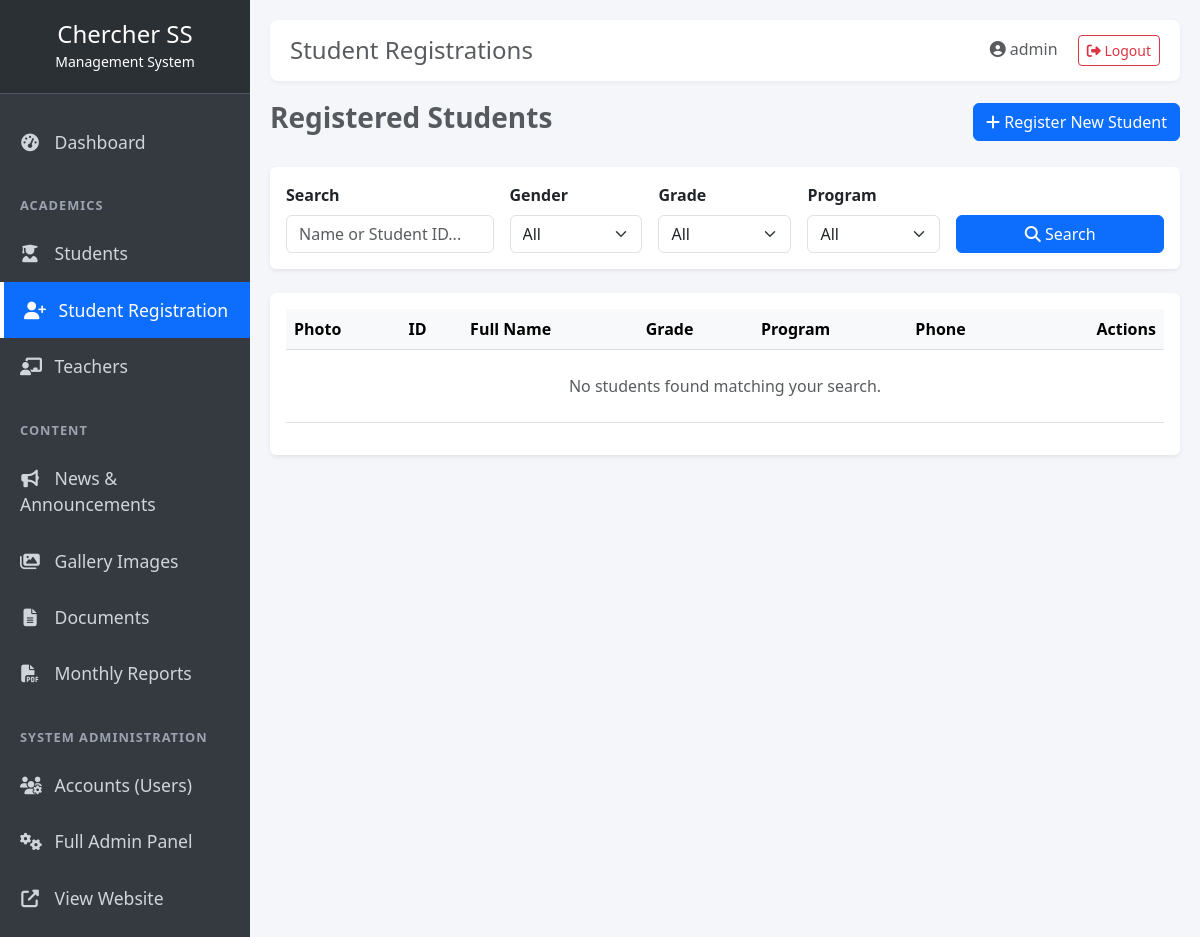
Page /dashboard/registrations/ (signed in) on the earlier database version.
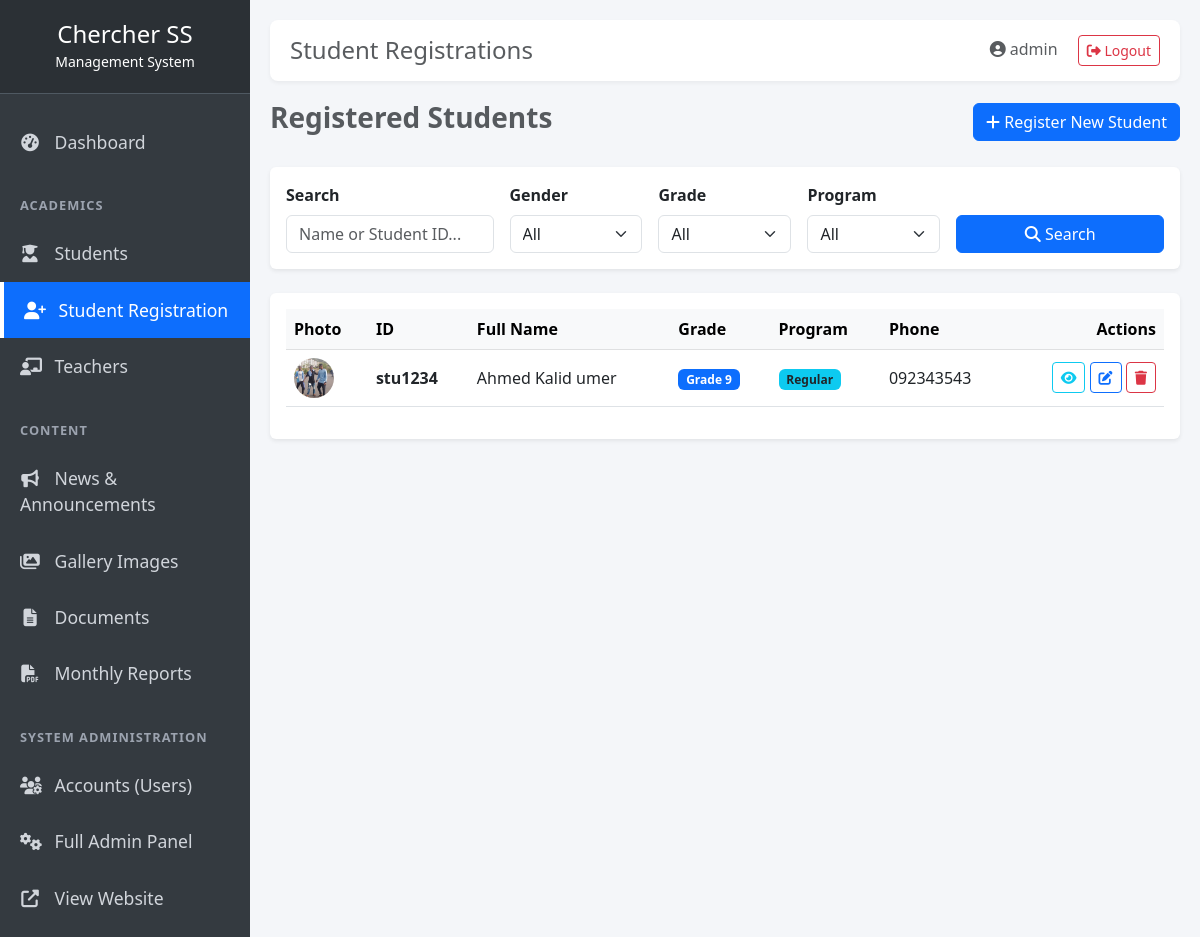
Same page on the later database version.
### registration/models.py (models this page shows, shortened)
class RegisteredStudent(models.Model):
    GENDER_CHOICES = [('Male', 'Male'), ('Female', 'Female')]
    GRADE_CHOICES = [('9', 'Grade 9'), ('10', 'Grade 10'), ('11', 'Grade 11'), ('12', 'Grade 12')]
    PROGRAM_CHOICES = [('Regular', 'Regular'), ('Night', 'Night'), ('Weekend', 'Weekend')]
    first_name = models.CharField(max_length=100)
    middle_name = models.CharField(max_length=100, blank=True)
    last_name = models.CharField(max_length=100)
    student_id = models.CharField(max_length=50, unique=True, help_text="e.g., CSS-2026-001")
    gender = models.CharField(max_length=10, choices=GENDER_CHOICES)
    age = models.PositiveIntegerField()
    phone_number = models.CharField(max_length=20)
    email = models.EmailField(blank=True)
    previous_school = models.CharField(max_length=200, blank=True)
    image = models.ImageField(upload_to='registered_students/', blank=True, null=True)
    grade = models.CharField(max_length=2, choices=GRADE_CHOICES)
    program = models.CharField(max_length=20, choices=PROGRAM_CHOICES)
    registered_at = models.DateTimeField(auto_now_add=True)
    class Meta:
        ordering = ['-registered_at']
        verbose_name_plural = "Registered Students"

### dashboard/views.py (the view)
# urls.py: path('registrations/', views.manage_registrations, name='manage_registrations'),
@login_required
def manage_registrations(request):
    students = RegisteredStudent.objects.all()
    grade = request.GET.get('grade')
    program = request.GET.get('program')
    gender = request.GET.get('gender')
    search_query = request.GET.get('search_query')
    if grade:
        students = students.filter(grade=grade)
    if program:
        students = students.filter(program=program)
    if gender:
        students = students.filter(gender=gender)
    if search_query:
        students = students.filter(
            models.Q(first_name__icontains=search_query) |
            models.Q(last_name__icontains=search_query) |
            models.Q(student_id__icontains=search_query)
        )
    return render(request, 'dashboard/manage_registrations.html', {
        'students': students,
        'selected_grade': grade,
        'selected_program': program,
        'selected_gender': gender,
        'search_query': search_query,
    })

### dashboard/templates/dashboard/manage_registrations.html (shortened to what the changed rows need)
{% extends "dashboard_base.html" %}
{% block content %}
<div class="card border-0 shadow-sm">
    <div class="card-body">
        <div class="table-responsive">
            <table class="table table-hover align-middle">
                <thead class="table-light">
                    <tr>
                        <th>Photo</th>
                        <th>ID</th>
                        <th>Full Name</th>
                        <th>Grade</th>
                        <th>Program</th>
                        <th>Phone</th>
                        <th class="text-end">Actions</th>
                    </tr>
                </thead>
                <tbody>
                    {% for student in students %}
                    <tr>
                        <td>
                            {% if student.image %}
                                <img src="{{ student.image.url }}" class="rounded-circle" style="width: 40px; height: 40px; object-fit: cover;">
                            {% else %}
                                <div class="bg-secondary text-white rounded-circle d-flex align-items-center justify-content-center" style="width: 40px; height: 40px;"><i class="fas fa-user"></i></div>
                            {% endif %}
                        </td>
                        <td class="fw-bold">{{ student.student_id }}</td>
                        <td>{{ student.first_name }} {{ student.middle_name }} {{ student.last_name }}</td>
                        <td><span class="badge bg-primary">Grade {{ student.grade }}</span></td>
                        <td><span class="badge bg-info text-dark">{{ student.program }}</span></td>
                        <td>{{ student.phone_number }}</td>
                        <td class="text-end">
                            <a href="{% url 'dashboard:view_registration' student.id %}" class="btn btn-sm btn-outline-info" title="View Details">
                                <i class="fas fa-eye"></i>
                            </a>
                            <a href="{% url 'dashboard:edit_registration' student.id %}" class="btn btn-sm btn-outline-primary" title="Edit">
                                <i class="fas fa-edit"></i>
                            </a>
                            <a href="{% url 'dashboard:delete_registration' student.id %}" class="btn btn-sm btn-outline-danger" onclick="return confirm('Delete this student record?');" title="Delete">
                                <i class="fas fa-trash"></i>
                            </a>
                        </td>
                    </tr>
                    {% empty %}
                    <tr>
                        <td colspan="7" class="text-center text-muted py-4">
                            No students found matching your search.
                        </td>
                    </tr>
                    {% endfor %}
                </tbody>
            </table>
        </div>
    </div>
</div>
{% endblock %}

Differences in the rows shown:
added RegisteredStudent: image (picture), student_id "stu1234", first_name "Ahmed", middle_name "Kalid", last_name "umer", grade "9", program "Regular", phone_number "092343543"
Other differences:
text no longer shown: "No students found matching your search."
